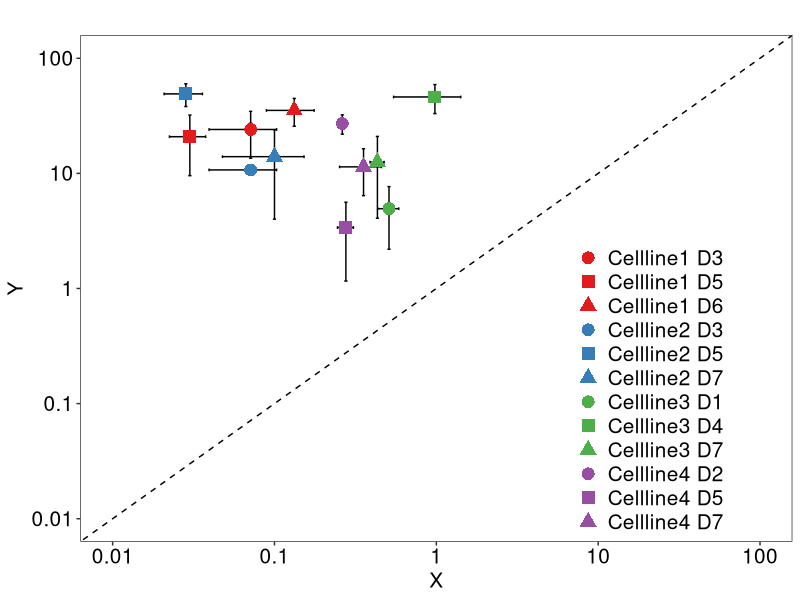
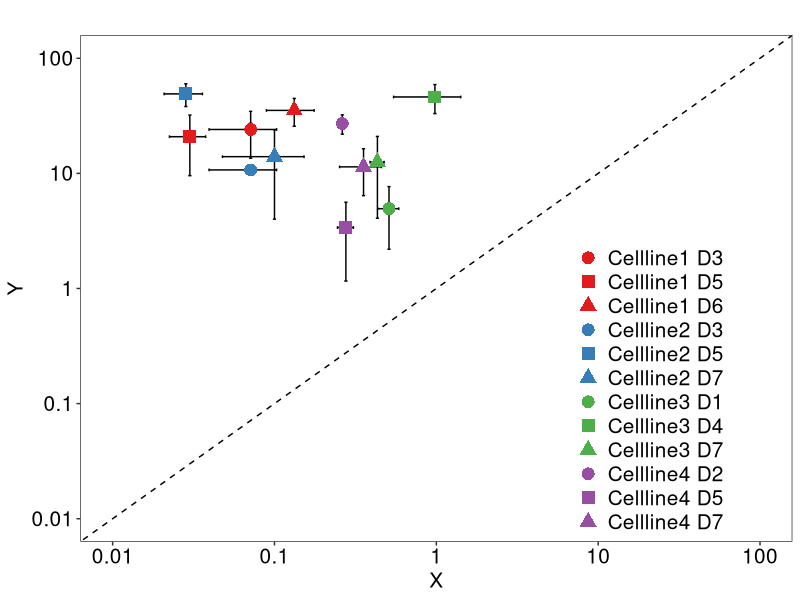

R code for these plots, in order:
library(ggplot2)
library(plyr)
library(RColorBrewer)
library(ggrepel)
library(scales)


setwd("D:/study/R/R_PLOT_demo/R_PLOT_demo/4_geom_point/4_1")
mydata <- read.csv("4_1_input.csv",header = T)

# error bar calculate
errorbar_df_raw <- aggregate(mydata[,1:2], 
                             list(mydata$sample,mydata$group, mydata$day), 
                             function(x) c(mean = mean(x), sd = sd(x), sem = sd(x)/sqrt(length(x))))
errorbar_df <- data.frame(errorbar_df_raw[,1:3],
                          errorbar_df_raw$X,
                          errorbar_df_raw$Y)
colnames(errorbar_df) <- c("ID","sample","day",
                           "X_mean","X_sd","X_SEM",
                           "Y_mean","Y_sd","Y_SEM")

X_error = "X_sd"
Y_error = "Y_sd"

# PLOT
pdata <- errorbar_df

# set color and shape
mycolors = rep(brewer.pal(4,"Set1"),each=3)
myshape = rep(c(16,15,17),4)

# ggplot
ggplot() + 
  geom_errorbar(data = pdata, 
                aes(ymin=Y_mean-get(Y_error), ymax=Y_mean+get(Y_error), 
                    x=X_mean), 
                position=position_dodge(.5)) + 
  geom_errorbar(data = pdata,
                aes(xmin = X_mean-get(X_error),xmax = X_mean+get(X_error),
                    y = Y_mean),
                position=position_dodge(.5)) +
  geom_point(data = pdata, aes(X_mean, Y_mean,color = ID, shape=ID),
             size = 4) +
  scale_color_manual(values = mycolors) +
  scale_shape_manual(values = myshape) +
  geom_abline(intercept = 0, slope = 1,linetype="dashed") +
  scale_y_continuous(trans = log10_trans(),
                     #breaks = trans_breaks("log10", function(x) 10^x),
                     #labels = trans_format("log10", math_format(10^.x)),
                     limits = c(0.01,100),
                     breaks = c(0.01, 0.1, 1, 10,100),
                     labels= c(0.01, 0.1, 1, 10,100)) +
  scale_x_continuous(trans = log10_trans(),
                     #breaks = trans_breaks("log10", function(x) 10^x),
                     #labels = trans_format("log10", math_format(10^.x)),
                     limits = c(0.01,100),
                     breaks = c(0.01, 0.1, 1, 10,100),
                     labels= c(0.01, 0.1, 1, 10,100)) +
  #geom_text_repel(data = errorbar_df,aes(label = ID, x=X_mean, y=Y_mean)) +
  theme_bw() +
  theme(panel.grid = element_blank(),
        legend.position = c(0.8,0.3),
        legend.title = element_blank(),
        axis.text=element_text(size=15, colour = "black"),
        axis.title=element_text(size=15),
        plot.title = element_text(size=15,hjust = 0.5),
        legend.text = element_text(size=15))  +
  labs(x = "X", y = "Y",title = "")
  
ggsave(filename = "4_1_scatter_SD.pdf",height = 8,width = 8)


